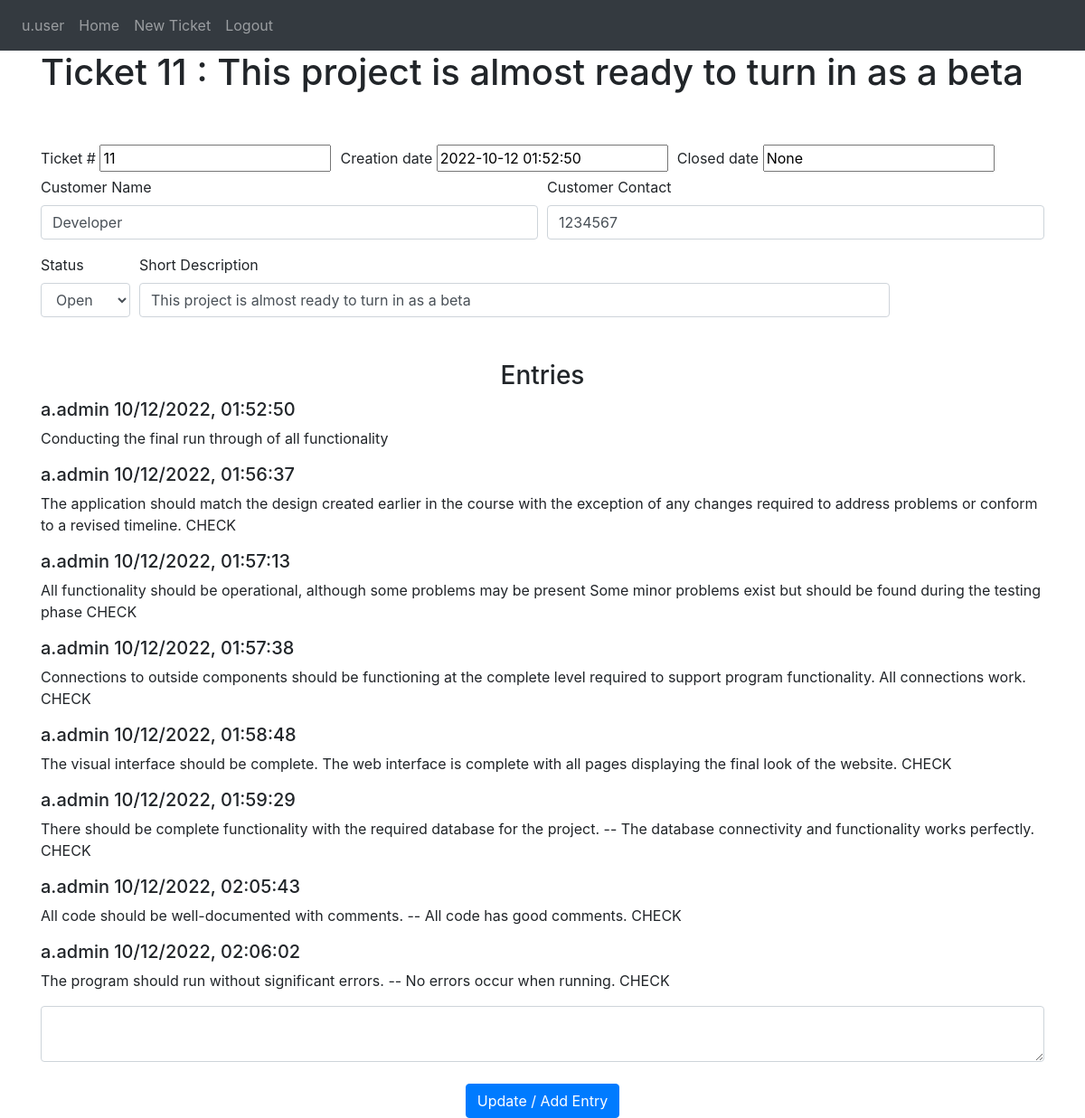
The page /ticket/11 (signed in) on the database its author committed.
### Website/models.py (models this page shows)
class User(db.Model, UserMixin):
    id = db.Column(db.Integer, primary_key=True)
    username = db.Column(db.String(100), unique=True) #automatically generated to f.lname
    fname = db.Column(db.String(100))
    lname = db.Column(db.String(100))
    user_status = db.Column(db.Integer) #0 is deactivated, 1 is user, 2 is admin
    password_hash = db.Column(db.String(150))
    user_entries = db.relationship('Entry', backref='owner')

class Ticket(db.Model):
    id = db.Column(db.Integer, primary_key=True)
    short_description = db.Column(db.String(200))
    customer_name = db.Column(db.String(200))
    customer_contact = db.Column(db.String(200))
    status = db.Column(db.Integer) #0 is closed, 1 is open
    creation_date = db.Column(db.DateTime(timezone=True), default=func.now())
    close_date = db.Column(db.DateTime(timezone=True))
    ticket_entries = db.relationship('Entry')

class Entry(db.Model):
    id = db.Column(db.Integer, primary_key=True)
    ticket_id = db.Column(db.Integer, db.ForeignKey('ticket.id'))
    note = db.Column(db.String(5000))
    time = db.Column(db.DateTime(timezone=True), default=func.now())
    user_id = db.Column(db.Integer, db.ForeignKey('user.id'))

### Website/views.py (the view, shortened to what this page needs)
@views.route('/ticket', defaults={'tkt' : 0}, methods=['GET', 'POST'])
@views.route('/ticket/<int:tkt>', methods=['GET', 'POST'])
@login_required
def ticket(tkt):
    return render_template("ticket.html", user=current_user, tickets=Ticket.query.filter_by(id=tkt).first())

### Website/__init__.py (called while the page is built)
def create_app():
    app = Flask(__name__)
    app.config['SECRET_KEY'] = "SuperSecretKey"
    app.config['SQLALCHEMY_DATABASE_URI'] = f'sqlite:///{DB_NAME}'
    db.init_app(app)
    from .views import views
    from .auth import auth
    app.register_blueprint(views, url_prefix='/')
    app.register_blueprint(auth, url_prefix='/')
    from .models import User, Ticket, Entry
    create_database(app)
    login_manager = LoginManager()
    login_manager.login_view = 'auth.login'
    login_manager.init_app(app)
    @login_manager.user_loader
    def load_user(id):
        return User.query.get(int(id))
    return app

### Website/templates/ticket.html (shortened to what this page needs)
{% extends "base.html" %}
{% block content%} <h1> {% if tickets %}Ticket {{tickets.id}} : {{tickets.short_description[0:52]}}{%else%} New Ticket{% endif %}</h1>
    <br />
    <br />
    <form method="POST">
        <div class="form-row align-items-center">
          <div class="col-auto">
            <label for="TicketID">Ticket #</label>
            <input type="text" id="TicketID" name="TicketID" placeholder="###" {% if tickets %} value = "{{tickets.id}}"{% endif %} readonly>
          </div>
          <div class="col-auto">
            <label for="creation_date">Creation date</label>
            <input type="text" id="creation_date" placeholder="Creation Date" name="creation_date" {% if tickets %} value="{{tickets.creation_date}}"{% endif %} readonly>
          </div>
          <div class="col-auto">
              <label for="close_date">Closed date</label>
              <input type="text" id="close_date" placeholder="Closed Date" name="close_date" {% if tickets %} value="{{tickets.close_date}}" {% endif %} readonly>
          </div>
        </div>
        <div class="form-row">
            <div class="form-group col-md-6">
              <label for="customer_name">Customer Name</label>
              <input type="text" class="form-control" id="customer_name" name="customer_name" placeholder="Customer Name" {% if tickets %} value="{{tickets.customer_name}}"{% endif %}>
            </div>
            <div class="form-group col-md-6">
              <label for="customer_contact">Customer Contact</label>
              <input type="text" class="form-control" id="customer_contact" name="customer_contact" placeholder="Customer Contact" {% if tickets %} value="{{tickets.customer_contact}}"{% endif %}>
            </div>
          </div>
        <div class="form-row align-items-center">
            <div class="col-auto">
                <label for="status">Status</label>
                <select id="status" class="form-control" name="status">
                    {% if tickets %}
                        {% if tickets.status == 0 %}
                        <option value='0' selected>Closed</option>
                        <option value='1'>Open</option>
                        {%else%}
                        <option value='1' selected>Open</option>
                        {%endif%}
                    {% else %}
                    <option value='0'>Closed</option>
                    <option value='1' selected>Open</option>
                  {%endif%}
                </select>
            </div>
            <div class="col-9">
                <label for="short_description">Short Description</label>
                <input type="text" class="form-control" id="short_description" name="short_description" placeholder="Short Description" {% if tickets %} value="{{tickets.short_description}}"{% endif %}>
            </div>
        </div>
        <br />
        <br />
        <h3 align="center"> Entries</h3>
        <ul class="list-group list-group-flush" id="notes">
            {%for entry in tickets.ticket_entries%}
            <div class='message'>
                <h5>{{ entry.owner.username + ' ' + entry.time.strftime("%m/%d/%Y, %H:%M:%S") }}</h5>
                <p>{{ entry.note  }}</p>
            </div>
            {% endfor %}
        </ul>
        <textarea name="note" id="note" class="form-control"></textarea>
        <br />
        <div align="center">
            <button type="submit" class="btn btn-primary">Update / Add Entry</button>
        </div>
      </form>
{%endblock%}

### Website/templates/base.html (shortened to what this page needs)
<!DOCTYPE html>
<html>
  <head>
    <link
      rel="stylesheet"
      href="https://stackpath.bootstrapcdn.com/bootstrap/4.4.1/css/bootstrap.min.css"
    />
    <link
      rel="stylesheet"
      href="https://stackpath.bootstrapcdn.com/font-awesome/4.7.0/css/font-awesome.min.css"
    />
  </head>
  <body>
    <nav class="navbar navbar-expand-lg navbar-dark bg-dark">
      <div class="collapse navbar-collapse" id="navbar">
        <div class="navbar-nav">
            {% if user.is_authenticated %}
            <a class="nav-item nav-link" id="user" href="/userpage">{{user.username}}</a>
            <a class="nav-item nav-link" id="home" href="/">Home</a>
            <a class="nav-item nav-link" id="adduser" href="/ticket">New Ticket</a>
            <a class="nav-item nav-link" id="logout" href="/logout">Logout</a>
            {% else %}
            <a class="nav-item nav-link" id="login" href="/login">Login</a>
            {% endif %}
        </div>
       </div>
    </nav>
    <div class="container">
        {% block content%}
        {%endblock%}
    </div>
  </body>
</html>

### rows shown on the page
User: username "u.user"
Ticket: id "11", short_description "This project is almost ready to turn in as a beta", TicketID "11", creation_date "2022-10-12 01:52:50", close_date "None", customer_name "Developer", customer_contact "1234567", status "Open"
Entry: owner "a.admin 10/12/2022, 01:52:50", note "Conducting the final run through of all functionality"
Entry: owner "a.admin 10/12/2022, 01:56:37", note "The application should match the design created earlier in the course with the exception of any changes required to address problems or conform to a revised timeline. CHECK"
Entry: owner "a.admin 10/12/2022, 01:57:13", note "All functionality should be operational, although some problems may be present Some minor problems exist but should be found during the testing phase CHECK"
Entry: owner "a.admin 10/12/2022, 01:57:38", note "Connections to outside components should be functioning at the complete level required to support program functionality. All connections work. CHECK"
Entry: owner "a.admin 10/12/2022, 01:58:48", note "The visual interface should be complete. The web interface is complete with all pages displaying the final look of the website. CHECK"
Entry: owner "a.admin 10/12/2022, 01:59:29", note "There should be complete functionality with the required database for the project. -- The database connectivity and functionality works perfectly. CHECK"
Entry: owner "a.admin 10/12/2022, 02:05:43", note "All code should be well-documented with comments. -- All code has good comments. CHECK"
Entry: owner "a.admin 10/12/2022, 02:06:02", note "The program should run without significant errors. -- No errors occur when running. CHECK"
